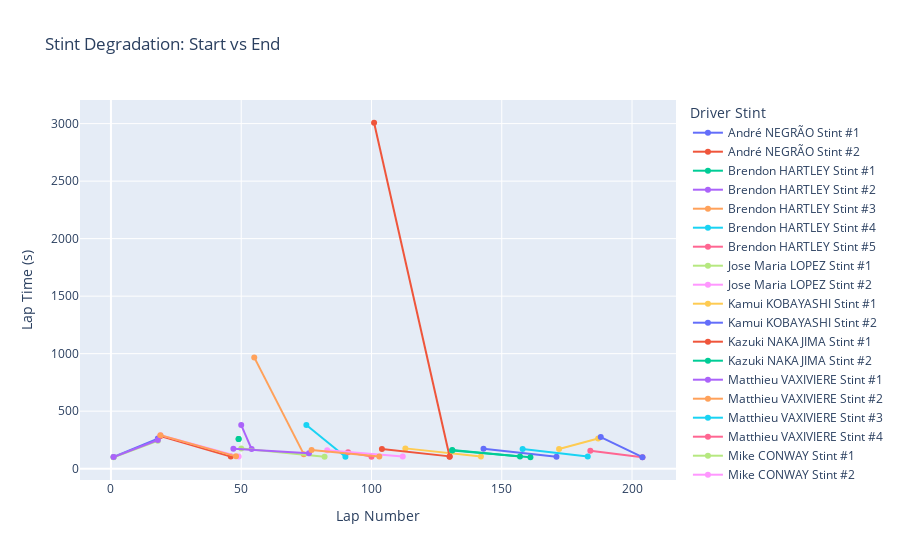

Notebook code for this chart:
### Code cell
stint_summary = (
    monza.groupby(["driver_stint", "team_no"]).agg(
        start_lap=("lap_number", "min"),
        end_lap=("lap_number", "max"),
        start_time=("lap_time_s", "first"),
        end_time=("lap_time_s", "last")
    )
    .reset_index()
)

stint_long = pd.concat(
    [stint_summary[["driver_stint", "team_no", "start_lap", "start_time"]].rename(columns={"start_lap": "lap", "start_time": "lap_time"}),

    stint_summary[["driver_stint", "team_no", "end_lap", "end_time"]].rename(columns={"end_lap": "lap", "end_time": "lap_time"})],
    ignore_index=True
)

fig = px.line(stint_long,
    x="lap",
    y="lap_time",
    color="driver_stint",   
    line_group="team_no", 
    markers=True,
    title="Stint Degradation: Start vs End",
    labels={                  
        "lap": "Lap Number",
        "lap_time": "Lap Time",
        "driver_stint": "Driver Stint",
        "team_no": "Team Number"
    }
)

fig.update_layout(
    xaxis_title="Lap Number",
    yaxis_title="Lap Time (s)"
)

fig.show()

### Figure 1 — Plotly figure (JSON) as saved in the notebook; plotly's stock layout.template omitted (floating-point values rounded to 4 significant figures)
{"data": [{"hovertemplate": "Driver Stint=André NEGRÃO Stint #1<br>Team Number=Alpine Elf Matmut #36<br>Lap Number=%{x}<br>Lap Time=%{y}<extra></extra>", "legendgroup": "André NEGRÃO Stint #1", "line": {"color": "#636efa", "dash": "solid"}, "marker": {"symbol": "circle"}, "mode": "lines+markers", "name": "André NEGRÃO Stint #1", "orientation": "v", "showlegend": true, "type": "scatter", "x": [1, 18], "xaxis": "x", "y": [101.2, 262.0], "yaxis": "y"}, {"hovertemplate": "Driver Stint=André NEGRÃO Stint #2<br>Team Number=Alpine Elf Matmut #36<br>Lap Number=%{x}<br>Lap Time=%{y}<extra></extra>", "legendgroup": "André NEGRÃO Stint #2", "line": {"color": "#EF553B", "dash": "solid"}, "marker": {"symbol": "circle"}, "mode": "lines+markers", "name": "André NEGRÃO Stint #2", "orientation": "v", "showlegend": true, "type": "scatter", "x": [19, 46], "xaxis": "x", "y": [284.6, 105.0], "yaxis": "y"}, {"hovertemplate": "Driver Stint=Brendon HARTLEY Stint #1<br>Team Number=Toyota Gazoo Racing #8<br>Lap Number=%{x}<br>Lap Time=%{y}<extra></extra>", "legendgroup": "Brendon HARTLEY Stint #1", "line": {"color": "#00cc96", "dash": "solid"}, "marker": {"symbol": "circle"}, "mode": "lines+markers", "name": "Brendon HARTLEY Stint #1", "orientation": "v", "showlegend": true, "type": "scatter", "x": [49, 49], "xaxis": "x", "y": [258.3, 258.3], "yaxis": "y"}, {"hovertemplate": "Driver Stint=Brendon HARTLEY Stint #2<br>Team Number=Toyota Gazoo Racing #8<br>Lap Number=%{x}<br>Lap Time=%{y}<extra></extra>", "legendgroup": "Brendon HARTLEY Stint #2", "line": {"color": "#ab63fa", "dash": "solid"}, "marker": {"symbol": "circle"}, "mode": "lines+markers", "name": "Brendon HARTLEY Stint #2", "orientation": "v", "showlegend": true, "type": "scatter", "x": [50, 54], "xaxis": "x", "y": [379.0, 170.0], "yaxis": "y"}, {"hovertemplate": "Driver Stint=Brendon HARTLEY Stint #3<br>Team Number=Toyota Gazoo Racing #8<br>Lap Number=%{x}<br>Lap Time=%{y}<extra></extra>", "legendgroup": "Brendon HARTLEY Stint #3", "line": {"color": "#FFA15A", "dash": "solid"}, "marker": {"symbol": "circle"}, "mode": "lines+markers", "name": "Brendon HARTLEY Stint #3", "orientation": "v", "showlegend": true, "type": "scatter", "x": [55, 74], "xaxis": "x", "y": [967.5, 126.4], "yaxis": "y"}, {"hovertemplate": "Driver Stint=Brendon HARTLEY Stint #4<br>Team Number=Toyota Gazoo Racing #8<br>Lap Number=%{x}<br>Lap Time=%{y}<extra></extra>", "legendgroup": "Brendon HARTLEY Stint #4", "line": {"color": "#19d3f3", "dash": "solid"}, "marker": {"symbol": "circle"}, "mode": "lines+markers", "name": "Brendon HARTLEY Stint #4", "orientation": "v", "showlegend": true, "type": "scatter", "x": [75, 90], "xaxis": "x", "y": [379.4, 104.4], "yaxis": "y"}, {"hovertemplate": "Driver Stint=Brendon HARTLEY Stint #5<br>Team Number=Toyota Gazoo Racing #8<br>Lap Number=%{x}<br>Lap Time=%{y}<extra></extra>", "legendgroup": "Brendon HARTLEY Stint #5", "line": {"color": "#FF6692", "dash": "solid"}, "marker": {"symbol": "circle"}, "mode": "lines+markers", "name": "Brendon HARTLEY Stint #5", "orientation": "v", "showlegend": true, "type": "scatter", "x": [91, 100], "xaxis": "x", "y": [143.0, 104.7], "yaxis": "y"}, {"hovertemplate": "Driver Stint=Jose Maria LOPEZ Stint #1<br>Team Number=Toyota Gazoo Racing #7<br>Lap Number=%{x}<br>Lap Time=%{y}<extra></extra>", "legendgroup": "Jose Maria LOPEZ Stint #1", "line": {"color": "#B6E880", "dash": "solid"}, "marker": {"symbol": "circle"}, "mode": "lines+markers", "name": "Jose Maria LOPEZ Stint #1", "orientation": "v", "showlegend": true, "type": "scatter", "x": [50, 82], "xaxis": "x", "y": [174.4, 104.5], "yaxis": "y"}, {"hovertemplate": "Driver Stint=Jose Maria LOPEZ Stint #2<br>Team Number=Toyota Gazoo Racing #7<br>Lap Number=%{x}<br>Lap Time=%{y}<extra></extra>", "legendgroup": "Jose Maria LOPEZ Stint #2", "line": {"color": "#FF97FF", "dash": "solid"}, "marker": {"symbol": "circle"}, "mode": "lines+markers", "name": "Jose Maria LOPEZ Stint #2", "orientation": "v", "showlegend": true, "type": "scatter", "x": [83, 112], "xaxis": "x", "y": [160.0, 104.9], "yaxis": "y"}, {"hovertemplate": "Driver Stint=Kamui KOBAYASHI Stint #1<br>Team Number=Toyota Gazoo Racing #7<br>Lap Number=%{x}<br>Lap Time=%{y}<extra></extra>", "legendgroup": "Kamui KOBAYASHI Stint #1", "line": {"color": "#FECB52", "dash": "solid"}, "marker": {"symbol": "circle"}, "mode": "lines+markers", "name": "Kamui KOBAYASHI Stint #1", "orientation": "v", "showlegend": true, "type": "scatter", "x": [113, 142], "xaxis": "x", "y": [176.5, 106.1], "yaxis": "y"}, {"hovertemplate": "Driver Stint=Kamui KOBAYASHI Stint #2<br>Team Number=Toyota Gazoo Racing #7<br>Lap Number=%{x}<br>Lap Time=%{y}<extra></extra>", "legendgroup": "Kamui KOBAYASHI Stint #2", "line": {"color": "#636efa", "dash": "solid"}, "marker": {"symbol": "circle"}, "mode": "lines+markers", "name": "Kamui KOBAYASHI Stint #2", "orientation": "v", "showlegend": true, "type": "scatter", "x": [143, 171], "xaxis": "x", "y": [172.6, 103.5], "yaxis": "y"}, {"hovertemplate": "Driver Stint=Kazuki NAKAJIMA Stint #1<br>Team Number=Toyota Gazoo Racing #8<br>Lap Number=%{x}<br>Lap Time=%{y}<extra></extra>", "legendgroup": "Kazuki NAKAJIMA Stint #1", "line": {"color": "#EF553B", "dash": "solid"}, "marker": {"symbol": "circle"}, "mode": "lines+markers", "name": "Kazuki NAKAJIMA Stint #1", "orientation": "v", "showlegend": true, "type": "scatter", "x": [101, 130], "xaxis": "x", "y": [3008.0, 103.4], "yaxis": "y"}, {"hovertemplate": "Driver Stint=Kazuki NAKAJIMA Stint #2<br>Team Number=Toyota Gazoo Racing #8<br>Lap Number=%{x}<br>Lap Time=%{y}<extra></extra>", "legendgroup": "Kazuki NAKAJIMA Stint #2", "line": {"color": "#00cc96", "dash": "solid"}, "marker": {"symbol": "circle"}, "mode": "lines+markers", "name": "Kazuki NAKAJIMA Stint #2", "orientation": "v", "showlegend": true, "type": "scatter", "x": [131, 161], "xaxis": "x", "y": [158.9, 100.4], "yaxis": "y"}, {"hovertemplate": "Driver Stint=Matthieu VAXIVIERE Stint #1<br>Team Number=Alpine Elf Matmut #36<br>Lap Number=%{x}<br>Lap Time=%{y}<extra></extra>", "legendgroup": "Matthieu VAXIVIERE Stint #1", "line": {"color": "#ab63fa", "dash": "solid"}, "marker": {"symbol": "circle"}, "mode": "lines+markers", "name": "Matthieu VAXIVIERE Stint #1", "orientation": "v", "showlegend": true, "type": "scatter", "x": [47, 76], "xaxis": "x", "y": [173.7, 134.2], "yaxis": "y"}, {"hovertemplate": "Driver Stint=Matthieu VAXIVIERE Stint #2<br>Team Number=Alpine Elf Matmut #36<br>Lap Number=%{x}<br>Lap Time=%{y}<extra></extra>", "legendgroup": "Matthieu VAXIVIERE Stint #2", "line": {"color": "#FFA15A", "dash": "solid"}, "marker": {"symbol": "circle"}, "mode": "lines+markers", "name": "Matthieu VAXIVIERE Stint #2", "orientation": "v", "showlegend": true, "type": "scatter", "x": [77, 103], "xaxis": "x", "y": [163.2, 106.9], "yaxis": "y"}, {"hovertemplate": "Driver Stint=Matthieu VAXIVIERE Stint #3<br>Team Number=Alpine Elf Matmut #36<br>Lap Number=%{x}<br>Lap Time=%{y}<extra></extra>", "legendgroup": "Matthieu VAXIVIERE Stint #3", "line": {"color": "#19d3f3", "dash": "solid"}, "marker": {"symbol": "circle"}, "mode": "lines+markers", "name": "Matthieu VAXIVIERE Stint #3", "orientation": "v", "showlegend": true, "type": "scatter", "x": [158, 183], "xaxis": "x", "y": [170.4, 106.5], "yaxis": "y"}, {"hovertemplate": "Driver Stint=Matthieu VAXIVIERE Stint #4<br>Team Number=Alpine Elf Matmut #36<br>Lap Number=%{x}<br>Lap Time=%{y}<extra></extra>", "legendgroup": "Matthieu VAXIVIERE Stint #4", "line": {"color": "#FF6692", "dash": "solid"}, "marker": {"symbol": "circle"}, "mode": "lines+markers", "name": "Matthieu VAXIVIERE Stint #4", "orientation": "v", "showlegend": true, "type": "scatter", "x": [184, 204], "xaxis": "x", "y": [156.5, 100.1], "yaxis": "y"}, {"hovertemplate": "Driver Stint=Mike CONWAY Stint #1<br>Team Number=Toyota Gazoo Racing #7<br>Lap Number=%{x}<br>Lap Time=%{y}<extra></extra>", "legendgroup": "Mike CONWAY Stint #1", "line": {"color": "#B6E880", "dash": "solid"}, "marker": {"symbol": "circle"}, "mode": "lines+markers", "name": "Mike CONWAY Stint #1", "orientation": "v", "showlegend": true, "type": "scatter", "x": [1, 18], "xaxis": "x", "y": [99.36, 242.0], "yaxis": "y"}, {"hovertemplate": "Driver Stint=Mike CONWAY Stint #2<br>Team Number=Toyota Gazoo Racing #7<br>Lap Number=%{x}<br>Lap Time=%{y}<extra></extra>", "legendgroup": "Mike CONWAY Stint #2", "line": {"color": "#FF97FF", "dash": "solid"}, "marker": {"symbol": "circle"}, "mode": "lines+markers", "name": "Mike CONWAY Stint #2", "orientation": "v", "showlegend": true, "type": "scatter", "x": [19, 49], "xaxis": "x", "y": [291.4, 105.3], "yaxis": "y"}, {"hovertemplate": "Driver Stint=Mike CONWAY Stint #3<br>Team Number=Toyota Gazoo Racing #7<br>Lap Number=%{x}<br>Lap Time=%{y}<extra></extra>", "legendgroup": "Mike CONWAY Stint #3", "line": {"color": "#FECB52", "dash": "solid"}, "marker": {"symbol": "circle"}, "mode": "lines+markers", "name": "Mike CONWAY Stint #3", "orientation": "v", "showlegend": true, "type": "scatter", "x": [172, 187], "xaxis": "x", "y": [171.3, 262.2], "yaxis": "y"}, {"hovertemplate": "Driver Stint=Mike CONWAY Stint #4<br>Team Number=Toyota Gazoo Racing #7<br>Lap Number=%{x}<br>Lap Time=%{y}<extra></extra>", "legendgroup": "Mike CONWAY Stint #4", "line": {"color": "#636efa", "dash": "solid"}, "marker": {"symbol": "circle"}, "mode": "lines+markers", "name": "Mike CONWAY Stint #4", "orientation": "v", "showlegend": true, "type": "scatter", "x": [188, 204], "xaxis": "x", "y": [274.7, 100.2], "yaxis": "y"}, {"hovertemplate": "Driver Stint=Nicolas LAPIERRE Stint #1<br>Team Number=Alpine Elf Matmut #36<br>Lap Number=%{x}<br>Lap Time=%{y}<extra></extra>", "legendgroup": "Nicolas LAPIERRE Stint #1", "line": {"color": "#EF553B", "dash": "solid"}, "marker": {"symbol": "circle"}, "mode": "lines+markers", "name": "Nicolas LAPIERRE Stint #1", "orientation": "v", "showlegend": true, "type": "scatter", "x": [104, 130], "xaxis": "x", "y": [170.4, 106.9], "yaxis": "y"}, {"hovertemplate": "Driver Stint=Nicolas LAPIERRE Stint #2<br>Team Number=Alpine Elf Matmut #36<br>Lap Number=%{x}<br>Lap Time=%{y}<extra></extra>", "legendgroup": "Nicolas LAPIERRE Stint #2", "line": {"color": "#00cc96", "dash": "solid"}, "marker": {"symbol": "circle"}, "mode": "lines+markers", "name": "Nicolas LAPIERRE Stint #2", "orientation": "v", "showlegend": true, "type": "scatter", "x": [131, 157], "xaxis": "x", "y": [162.8, 106.5], "yaxis": "y"}, {"hovertemplate": "Driver Stint=Sébastien BUEMI Stint #1<br>Team Number=Toyota Gazoo Racing #8<br>Lap Number=%{x}<br>Lap Time=%{y}<extra></extra>", "legendgroup": "Sébastien BUEMI Stint #1", "line": {"color": "#ab63fa", "dash": "solid"}, "marker": {"symbol": "circle"}, "mode": "lines+markers", "name": "Sébastien BUEMI Stint #1", "orientation": "v", "showlegend": true, "type": "scatter", "x": [1, 18], "xaxis": "x", "y": [100.5, 249.1], "yaxis": "y"}, {"hovertemplate": "Driver Stint=Sébastien BUEMI Stint #2<br>Team Number=Toyota Gazoo Racing #8<br>Lap Number=%{x}<br>Lap Time=%{y}<extra></extra>", "legendgroup": "Sébastien BUEMI Stint #2", "line": {"color": "#FFA15A", "dash": "solid"}, "marker": {"symbol": "circle"}, "mode": "lines+markers", "name": "Sébastien BUEMI Stint #2", "orientation": "v", "showlegend": true, "type": "scatter", "x": [19, 48], "xaxis": "x", "y": [291.6, 107.1], "yaxis": "y"}], "layout": {"legend": {"title": {"text": "Driver Stint"}, "tracegroupgap": 0}, "title": {"text": "Stint Degradation: Start vs End"}, "xaxis": {"anchor": "y", "domain": [0, 1], "title": {"text": "Lap Number"}}, "yaxis": {"anchor": "x", "domain": [0, 1], "title": {"text": "Lap Time (s)"}}}}
